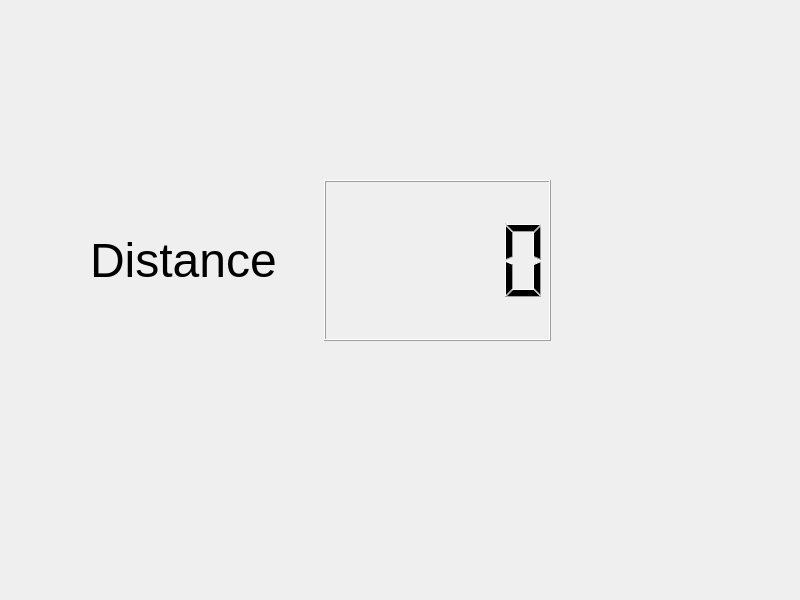
<?xml version="1.0" encoding="UTF-8"?>
<ui version="4.0">
 <class>Dialog</class>
 <widget class="QDialog" name="Dialog">
  <property name="geometry">
   <rect>
    <x>0</x>
    <y>0</y>
    <width>800</width>
    <height>600</height>
   </rect>
  </property>
  <property name="windowTitle">
   <string>Dialog</string>
  </property>
  <widget class="QWidget" name="">
   <property name="geometry">
    <rect>
     <x>90</x>
     <y>180</y>
     <width>461</width>
     <height>161</height>
    </rect>
   </property>
   <layout class="QHBoxLayout" name="horizontalLayout">
    <item>
     <widget class="QLabel" name="label_distance">
      <property name="text">
       <string>&lt;html&gt;&lt;head/&gt;&lt;body&gt;&lt;p&gt;&lt;span style=&quot; font-size:36pt;&quot;&gt;Distance&lt;/span&gt;&lt;/p&gt;&lt;/body&gt;&lt;/html&gt;</string>
      </property>
     </widget>
    </item>
    <item>
     <widget class="QLCDNumber" name="lcdNumber"/>
    </item>
   </layout>
  </widget>
 </widget>
 <resources/>
 <connections/>
</ui>
